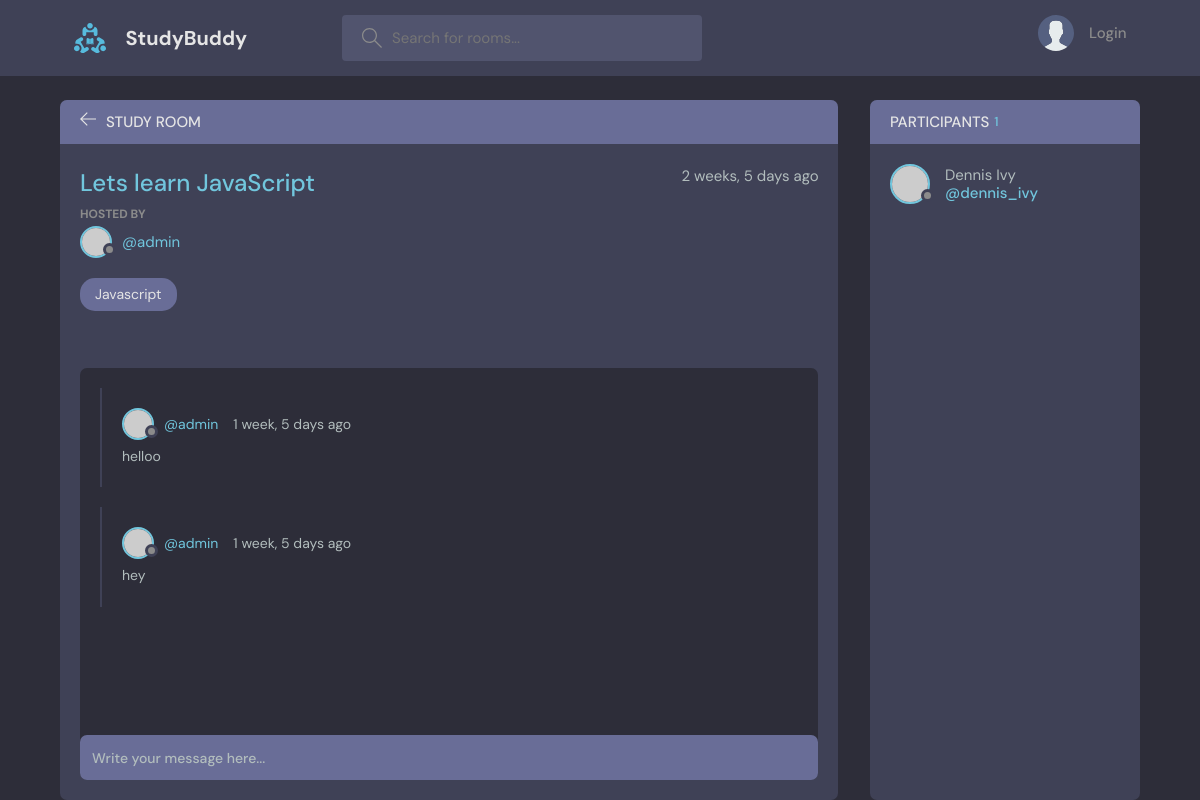
The page /room/4/ on the database its author committed.
### base/models.py (models this page shows, shortened)
class Room(models.Model):
    host = models.ForeignKey(User, on_delete=models.SET_NULL, null=True)
    topic = models.ForeignKey(Topic, on_delete=models.SET_NULL, null=True)
    name = models.CharField(max_length=200)
    description = models.TextField(null=True, blank=True)
    participants = models.ManyToManyField(User, related_name='participants')
    updated = models.DateTimeField(auto_now=True)
    created = models.DateTimeField(auto_now_add=True)
    class Meta:
        ordering = ['-created', 'updated']

class Topic(models.Model):
    name = models.CharField(max_length=200)
    def __str__(self):
        return self.name

class Message(models.Model):
    user = models.ForeignKey(User, on_delete=models.CASCADE)
    room = models.ForeignKey(Room, on_delete=models.CASCADE)
    body = models.TextField()
    updated = models.DateTimeField(auto_now=True)
    created = models.DateTimeField(auto_now_add=True)
    class Meta:
        ordering = ['-created', 'updated']

### base/views.py (the view, shortened to what this page needs)
# urls.py: path('room/<str:pk>/', views.room, name='room'),
def room(request, pk):
    room = Room.objects.get(id=pk)
    room_messages = room.message_set.all()
    participants = room.participants.all()
    participants_count = participants.count()
    return render(request, 'base/room.html', {'room': room, 'room_messages': room_messages, 'participants':participants, 'participants_count':participants_count})

### base/templates/base/room.html (shortened to what this page needs)
{% extends 'main.html'%}
{% block content %}
  <body>
    <main class="profile-page layout layout--2">
      <div class="container">
        <div class="room">
          <div class="room__top">
            <div class="room__topLeft">
              <a href="{% url 'home' %}">
                <svg version="1.1" xmlns="http://www.w3.org/2000/svg" width="32" height="32" viewBox="0 0 32 32">
                  <title>arrow-left</title>
                  <path
                    d="M13.723 2.286l-13.723 13.714 13.719 13.714 1.616-1.611-10.96-10.96h27.625v-2.286h-27.625l10.965-10.965-1.616-1.607z"
                  ></path>
                </svg>
              </a>
              <h3>Study Room</h3>
            </div>
          </div>
          <div class="room__box scroll">
            <div class="room__header scroll">
              <div class="room__info">
                <h3>{{room.name}}</h3>
                <span>{{room.created|timesince}} ago</span>
              </div>
              <div class="room__hosted">
                <p>Hosted By</p>
                <a href="{% url 'user-profile' room.host.id %}" class="room__author">
                  <div class="avatar avatar--small">
                    <img src="https://randomuser.me/api/portraits/men/37.jpg" />
                  </div>
                  <span>@{{room.host.username}}</span>
                </a>
              </div>
              <span class="room__topics">{{room.topic}}</span>
            </div>
            <div class="room__conversation">
              <div class="threads scroll">
                {% for message in room_messages %}
                <div class="thread">
                  <div class="thread__top">
                    <div class="thread__author">
                      <a href="{% url 'user-profile' message.user.id %}" class="thread__authorInfo">
                        <div class="avatar avatar--small">
                          <img src="https://randomuser.me/api/portraits/men/37.jpg" />
                        </div>
                        <span>@{{message.user.username}}</span>
                      </a>
                      <span class="thread__date">{{message.created|timesince}} ago</span>
                    </div>
                  </div>
                  <div class="thread__details">
                    {{message.body}}
                  </div>
                </div>
                {% endfor %}
              </div>
            </div>
          </div>
          <div class="room__message">
            <form method='POST' action="">
              <input name="body" placeholder="Write your message here..." />
            </form>
          </div>
        </div>
        <div class="participants">
          <h3 class="participants__top">Participants<span>{{participants_count}}</span></h3>
          {% for participant in participants%}
          <div class="participants__list scroll">
            <a href="{% url 'user-profile' participant.id%}" class="participant">
              <div class="avatar avatar--medium">
                <img src="https://randomuser.me/api/portraits/men/37.jpg" />
              </div>
              <p>
                Dennis Ivy
                <span>@dennis_ivy</span>
              </p>
            </a>
          </div>
          {% endfor %}
        </div>
      </div>
    </main>
  </body>
  {% endblock %}

### rows shown on the page
Room: name "Lets learn JavaScript", created "2 weeks, 5 days", host.username "admin", topic "Javascript"
Message: user.username "admin", created "1 week, 5 days", body "helloo"
Message: user.username "admin", created "1 week, 5 days", body "hey"

### other values the page prints
{{ participants_count }} "1"
